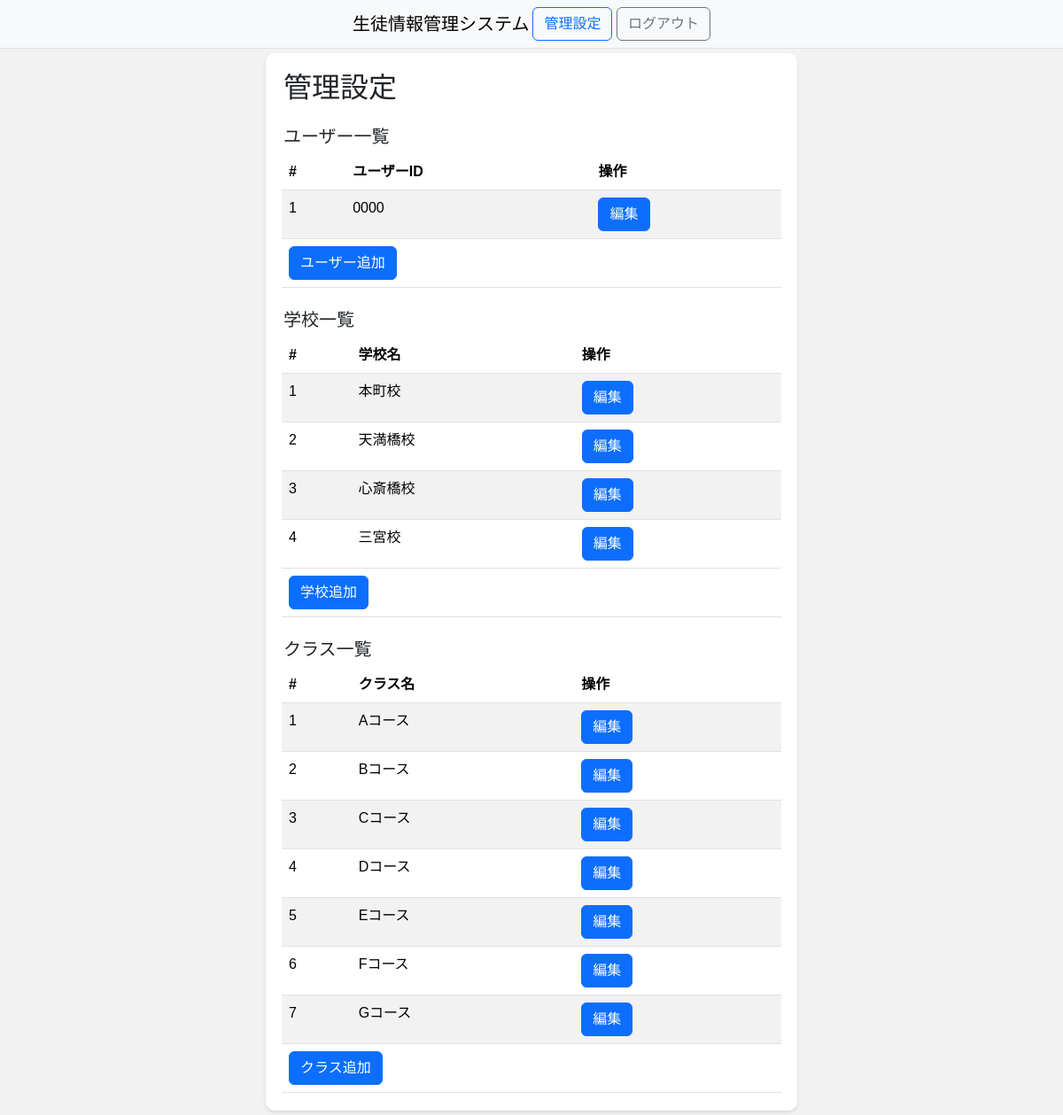
The app's page /admin_panel (signed in) with its own data.
### SIMS/models/__init__.py (models this page shows, shortened)
class BaseMixin(db.Model):
    __abstract__ = True
    id = Column(Integer, primary_key=True, autoincrement=True)
    @classmethod
    def get_all(cls, **kwargs):
        if not kwargs:
            all_data = cls.query.all()
        else:
            all_data = cls.query.filter_by(**kwargs).all()
        return [data.to_dict() for data in all_data]
    def to_dict(self):
        dic = self.__dict__.copy()
        if '_sa_instance_state' in dic:
            del dic['_sa_instance_state']
        return dic

class User(BaseMixin, UserMixin):
    __tablename__ = 'user'
    id = Column(Integer, primary_key=True, autoincrement=True)
    user_id = Column(String(64))
    password = Column(String(64))

class School(BaseMixin):
    __tablename__ = 'school'
    id = Column(Integer, primary_key=True, autoincrement=True)
    name = Column(String(64))

class Class(BaseMixin):
    __tablename__ = 'class'
    id = Column(Integer, primary_key=True, autoincrement=True)
    name = Column(String(64))

### SIMS/views/admin_panel.py (the view)
@bp.route('/admin_panel', methods=['GET', 'POST'])
@login_required
def admin_panel():
    if request.method == 'GET':
        schools = School.get_all()
        classes = Class.get_all()
        users = User.get_all()
        return render_template('admin_panel.html', schools=schools, classes=classes, users=users)
    elif request.method == 'POST':
        type = request.form.get('type')
        pass

### SIMS/user_auth.py (called while the page is built)
    @login_manager.user_loader
    def load_user(user_id):
        return User.query.get(user_id)

### SIMS/templates/admin_panel.html (shortened to what this page needs)
{% set subTitle = '管理設定' %}
{% extends 'layout.html' %}
{% block contents %}
<link rel="stylesheet" href="{{ url_for('static', filename='css/admin_panel.css') }}"></link>
{{ super() }}
<div class="container">
    <h2>管理設定</h2>
    <div class="row g-1 mt-3">
        <div class="col-auto">
            <h5 class="pt-1">ユーザー一覧</h5>
        </div>
    </div>
    <div class="row g-1">
        <table id="user-table" class="table table-striped table-hover mb-0">
            <thead>
                <tr>
                    <th>#</th>
                    <th>ユーザーID</th>
                    <th>操作</th>
                </tr>
            </thead>
            <tbody>
                {% for user in users %}
                <tr>
                    <td>{{ user.id }}</td>
                    <td>{{ user.user_id }}</td>
                    <td>
                        {% set onclick = 'editUser(' ~ user.id ~ ',"' ~ user.user_id ~ '","' ~ user.password ~ '")' %}
                        <button class="btn btn-primary" name="edit-user" onclick="{{ onclick }}">編集</button>
                    </td>
                </tr>
                {% endfor %}
            </tbody>
            <tfoot>
                <tr>
                    <td colspan="3">
                        <button name="add-user" class="btn btn-primary" onclick="editUser()">ユーザー追加</button>
                    </td>
                </tr>
            </tfoot>
        </table>
    </div>
    <div class="row g-1 mt-3">
        <div class="col-auto">
            <h5 class="pt-1">学校一覧</h5>
        </div>
    </div>
    <div class="row g-1">
        <table id="school-table" class="table table-striped table-hover mb-0">
            <thead>
                <tr>
                    <th>#</th>
                    <th>学校名</th>
                    <th>操作</th>
                </tr>
            </thead>
            <tbody>
                {% for school in schools %}
                <tr>
                    <td>{{ school.id }}</td>
                    <td>{{ school.name }}</td>
                    <td>
                        {% set onclick = 'editSchool(' ~ school.id ~ ',"' ~ school.name ~ '")' %}
                        <button class="btn btn-primary" name="edit-school" onclick="{{ onclick }}">編集</button>
                    </td>
                </tr>
                {% endfor %}
            </tbody>
            <tfoot>
                <tr>
                    <td colspan="3">
                        <button name="add-school" class="btn btn-primary" onclick="editSchool()">学校追加</button>
                    </td>
                </tr>
            </tfoot>
        </table>
    </div>
    <div class="row g-1 mt-3">
        <div class="col-auto">
            <h5 class="pt-1">クラス一覧</h5>
        </div>
    </div>
    <div class="row g-1">
        <table id="class-table" class="table table-striped table-hover mb-0">
            <thead>
                <tr>
                    <th>#</th>
                    <th>クラス名</th>
                    <th>操作</th>
                </tr>
            </thead>
            <tbody>
                {% for cls in classes %}
                <tr>
                    <td>{{ cls.id }}</td>
                    <td>{{ cls.name }}</td>
                    <td>
                        {% set onclick = 'editClass(' ~ cls.id ~ ',"' ~ cls.name ~ '")' %}
                        <button class="btn btn-primary" name="edit-class" onclick="{{ onclick }}">編集</button>
                    </td>
                </tr>
                {% endfor %}
            </tbody>
            <tfoot>
                <tr>
                    <td colspan="3">
                        <button name="add-class" class="btn btn-primary" onclick="editClass()">クラス追加</button>
                    </td>
                </tr>
            </tfoot>
        </table>
    </div>
</div>
{% endblock %}

### SIMS/templates/layout.html (shortened to what this page needs)
{% set title = '生徒情報管理システム' %}
<!DOCTYPE html>
<html lang="ja">
<head>
    <link rel="stylesheet" href="https://cdn.jsdelivr.net/npm/bootstrap@5.3.2/dist/css/bootstrap.min.css">
    <link rel="stylesheet" href="https://cdnjs.cloudflare.com/ajax/libs/font-awesome/6.5.1/css/all.min.css"></link>
    <link rel="stylesheet" href="{{ url_for('static', filename='css/common.css') }}"></link>
</head>
<body>
    {% block contents %}
    {% include 'navbar.html' %}
    {% endblock %}
</body>
</html>

### SIMS/templates/navbar.html (shortened to what this page needs)
<header class="container-fluid sticky-top border-bottom border-body bg-body-tertiary">
    <nav class="container-sm navbar navbar-expand-sm mx-auto flex-row justify-content-center" >
        <div>
            <a class="navbar-brand me-1" href="/">{{ title }}</a>
        </div>
        <div>
            <div class="collapse navbar-collapse row g-1" id="navbarContent">
                {% if current_user.is_authenticated %}
                <div class="col-auto">
                    <button class="btn btn-outline-primary" type="button" onclick="location.href='/admin_panel'">管理設定</button>
                    <button class="btn btn-outline-secondary" type="button" onclick="location.href='/logout'">ログアウト</button>
                </div>
                {% endif %}
            </div>
        </div>
    </nav>
</header>

### SIMS/static/css/admin_panel.css (style rules this page uses)
body { font-family: Arial, sans-serif; background-color: #f2f2f2; }
:not(header) > .container { max-width: 600px; margin: 5px auto; padding: 20px; background-color: #ffffff; border-radius: 10px; box-shadow: 0 2px 4px rgba(0, 0, 0, 0.1); }

### records on screen
User: id "1", user_id "0000"
School: id "1", name "本町校"
School: id "2", name "天満橋校"
School: id "3", name "心斎橋校"
School: id "4", name "三宮校"
Class: id "1", name "Aコース"
Class: id "2", name "Bコース"
Class: id "3", name "Cコース"
Class: id "4", name "Dコース"
Class: id "5", name "Eコース"
Class: id "6", name "Fコース"
Class: id "7", name "Gコース"

### other values on screen
{{ title }} "生徒情報管理システム"
